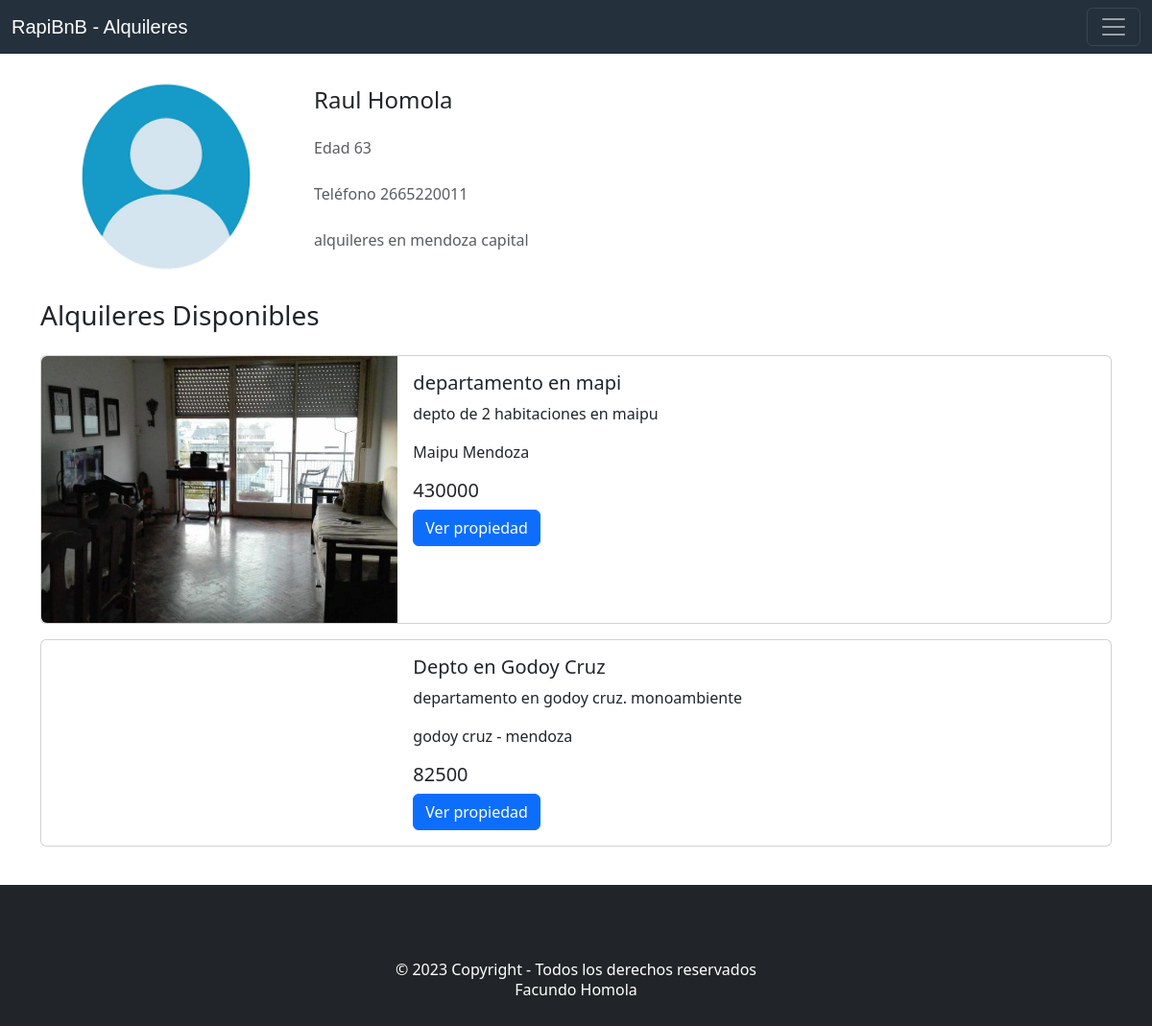
Screenshot of /duenio.php?duenio=raul1960 with the database file from the repository.
### tables this page shows
CREATE TABLE `usuarios` (
  `id_user` int(11) NOT NULL,
  `nombre` varchar(250) NOT NULL,
  `edad` int(11) NOT NULL,
  `telefono` varchar(50) NOT NULL,
  `descripcion` text NOT NULL,
  `imagen` varchar(250) NOT NULL,
  `user` varchar(250) NOT NULL,
  `pass` varchar(250) NOT NULL
);

CREATE TABLE `alquileres` (
  `id` int(11) NOT NULL,
  `titulo` varchar(250) NOT NULL,
  `descripcion` text NOT NULL,
  `ubicacion` varchar(250) NOT NULL,
  `servicios` varchar(250) NOT NULL,
  `costo` int(11) NOT NULL,
  `tminimo` date NOT NULL,
  `tmaximo` date NOT NULL,
  `cupo` int(11) NOT NULL,
  `id_user` int(11) NOT NULL
);

CREATE TABLE `fotos` (
  `id_foto` int(11) NOT NULL,
  `nombre` varchar(250) NOT NULL,
  `id_alquiler` int(11) NOT NULL
);

### duenio.php (the view, shortened to what this page needs)
<!DOCTYPE html>
<html lang="en">
<head>
    <link href="css/bootstrap.min.css" rel="stylesheet">
    <link href="css/style.css" rel="stylesheet">
</head>
<body>
<?php
    require('includes/header.php');
?>
<?php
$name_user = $_GET['duenio'];
$sql = "SELECT * FROM usuarios WHERE user='$name_user'";
$result=mysqli_query($conexion,$sql);
$usuario=mysqli_fetch_array($result);
$id_user = $usuario['id_user'];
$nombre = $usuario['nombre'];
$edad = $usuario['edad'];
$telefono = $usuario['telefono'];
$descripcion = $usuario['descripcion'];
$imagen = $usuario['imagen'];
?>
<div class="container-lg">
    <div class="row min-vh-95 mt-2 mb-2 align-items-center align-content-center">
        <div class="col-md-3">
            <div class="text-center">
              <img src="files/<?php echo $name_user."/".$imagen;?>" class="rounded-circule mw-50" alt="imagen perfil" style="border-radius: 30%;" height="240px">
            </div>
        </div>
        <div class="col-md-9 mt-md-0">
            <div class="home-text">
              <h2 class="fs-4">
                <?php
                    echo $nombre;
                ?>
              </h2>
              <p class="mt-4 text-muted">
                Edad
                <?php echo $edad; ?>
              </p>
              <p class="mt-4 text-muted">
                Teléfono
                <?php echo $telefono; ?>
              </p>
              <p class="mt-4 text-muted">
                <?php
                    echo $descripcion;
                ?>
              </p>
            </div>
        </div>
    </div>
    <div class="row">
        <div class="col-12">
            <h3 class="mb-4 fs-3 font-weight-bold">Alquileres Disponibles</h3>
        </div>
    </div>
    <?php
        $sql_alquiler = "SELECT * FROM alquileres WHERE id_user = '$id_user'";
        $result_alquiler = mysqli_query($conexion, $sql_alquiler);
        while ($mostrar_alquiler = mysqli_fetch_array($result_alquiler)) {
        $id_alquiler = $mostrar_alquiler['id'];
    ?>
        <div class="row">
            <div class="col-12 col-lg-12 col-md-12 col-sm-12">
                <div class="card mb-3" style="max-width: 100%;">
                    <div class="row g-0">
                        <div class="col-md-4">
                            <?php
                                $sql_foto = "SELECT * FROM fotos WHERE id_alquiler = '$id_alquiler'";
                                $result_foto = mysqli_query($conexion, $sql_foto);
                                $mostrar_foto = mysqli_fetch_array(($result_foto));
                                $img = $mostrar_foto['nombre'];
                            ?>
                            <img src=" <?php echo "files/$user/$id_alquiler/$img"; ?>" class="img-fluid rounded-start" alt="">
                        </div>
                        <div class="m-3 col-md-4">
                            <h5 class="card-title"> <?php echo $mostrar_alquiler['titulo']; ?> </h5>
                            <p class="card-text"> <?php echo $mostrar_alquiler['descripcion']; ?> </p>
                            <p class="card-text"> <?php echo $mostrar_alquiler['ubicacion']; ?> </p>
                            <h5 class="card-title"> <?php echo $mostrar_alquiler['costo']; ?> </h5>
                            <a href="propiedad.php?idalquiler=<?php echo $id_alquiler; ?>" class="btn btn-primary">Ver propiedad</a>
                        </div>
                    </div>
                </div>
            </div>
        </div>
    <?php
        }
    ?>
</div>
<?php
    require('includes/footer.php');
?>
</body>
</html>

### css/style.css (style rules this page uses)
* { margin: 0; padding: 0; box-sizing: border-box; }

### rows the page displays
usuarios: imagen (picture), nombre "Raul Homola", edad "63", telefono "2665220011", descripcion "alquileres en mendoza capital"
alquileres: fotos.nombre (picture), titulo "departamento en mapi", descripcion "depto de 2 habitaciones en maipu", ubicacion "Maipu Mendoza", costo "430000"
alquileres: titulo "Depto en Godoy Cruz", descripcion "departamento en godoy cruz. monoambiente", ubicacion "godoy cruz - mendoza", costo "82500"
